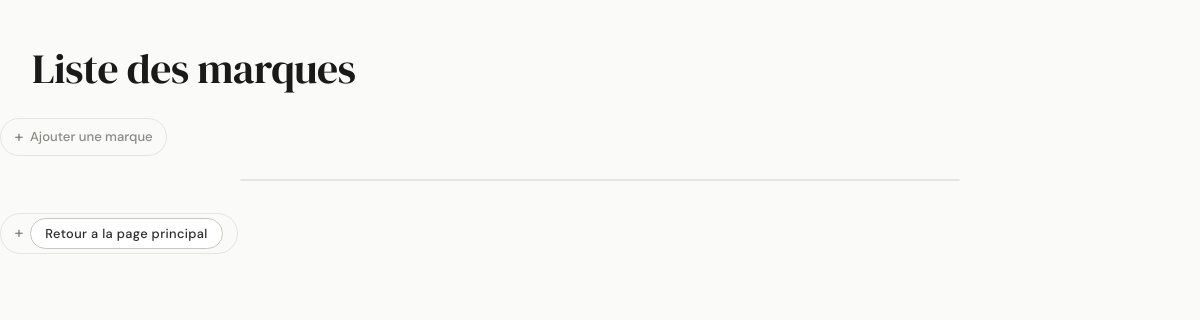
Page /vroumvroum/marque/ on the earlier database version.
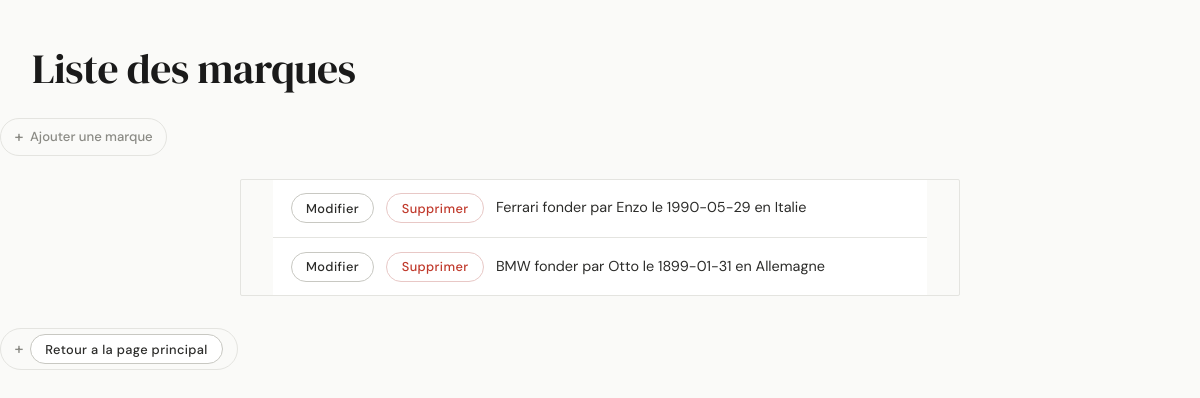
Same page on the later database version.
### vroumvroum/models.py (models this page shows)
class Marque(models.Model): #déclare la classe Livre héritant de la classe Model, classe de base des modèles
    nom = models.CharField(max_length=100) # défini un champs de type texte de 100 caractères maximum
    fondateur = models.CharField(max_length = 100)
    date_creation = models.DateField(blank=True, null = True) # champs de type date,pouvant être null ou ne pas être rempli
    pays_origine = models.CharField(max_length = 50)
    resume = models.TextField(null = True, blank = True) # champs de type text long
    def __str__(self):
        chaine = f"{self.nom} fonder par {self.fondateur} le {self.date_creation} en {self.pays_origine}"
        return chaine

### vroumvroum/views.py (the view)
# urls.py: path('marque/', views.all),
def all(request):
    Marque = list(models.Marque.objects.all())
    return render(request, "vroumvroum/marque/all.html", {"Marque": Marque})

### vroumvroum/templates/vroumvroum/marque/all.html (shortened to what this page needs)
<!DOCTYPE html>
<html lang="fr">
<head>
    {% load static %}
<link rel="stylesheet" href="{% static 'vroumvroum/style.css' %}">
</head>
<body>
    <h1>Liste des marques</h1>
    <a href="/vroumvroum/marque/ajoutmarque/">Ajouter une marque</a>
    <ul>
        {% for marque in Marque %}
            <li>
                <a href="/vroumvroum/marque/updatemarque/{{marque.id}}/"><button>Modifier</button></a>
                <a href="/vroumvroum/marque/deletemarque/{{marque.id}}/" onclick="return confirm('Supprimer cette marque ?')">
                    <button style="color: red;">Supprimer</button>
                </a>
                {{marque}}
            </li>
        {% endfor %}
    </ul>
    <a href="/vroumvroum/index/"><button>Retour a la page principal</button></a>
</body>
</html>

### vroumvroum/static/vroumvroum/style.css (style rules this page uses)
:root { --bg: #fafaf8; --surface: #ffffff; --border: #e4e4e0; --border-dark:#c8c8c2; --accent: #1a1a1a; --accent-soft:#f0f0ec; --text: #2c2c2a; --text-muted: #8a8a84; --danger: #c0392b; --font-head: 'DM Serif Display', serif; --font-body: 'DM Sans', sans-serif; --radius: 2px; --tr: 140ms ease; --max-w: 720px; }
*, *::before, *::after { box-sizing: border-box; margin: 0; padding: 0; }
html { scroll-behavior: smooth; }
body { background: var(--bg); color: var(--text); font-family: var(--font-body); font-size: 15px; font-weight: 400; line-height: 1.65; min-height: 100vh; }
body > * { max-width: var(--max-w); margin-left: auto; margin-right: auto; padding-left: 2rem; padding-right: 2rem; }
h1 { font-family: var(--font-head); font-size: clamp(1.8rem, 4vw, 2.6rem); font-weight: 400; color: var(--accent); letter-spacing: -.01em; margin: 2.8rem 0 1.6rem; line-height: 1.15; }
a { color: var(--accent); text-decoration: underline; text-decoration-color: var(--border-dark); text-underline-offset: 3px; transition: text-decoration-color var(--tr); }
h1 + a, h1 ~ a:not(li a):not(ul a) { display: inline-flex; align-items: center; gap: .4rem; font-size: .82rem; font-weight: 500; text-decoration: none; color: var(--text-muted); border: 1px solid var(--border); padding: .3rem .85rem; border-radius: 99px; margin-bottom: 1.4rem; transition: color var(--tr), border-color var(--tr), background var(--tr); }
h1 + a::before, h1 ~ a:not(li a):not(ul a)::before { content: '+'; font-size: 1rem; }
button, input[type="submit"] { font-family: var(--font-body); font-size: .8rem; font-weight: 500; letter-spacing: .03em; padding: .35rem .9rem; border: 1px solid var(--border-dark); background: var(--surface); color: var(--text); border-radius: 99px; cursor: pointer; transition: background var(--tr), border-color var(--tr), color var(--tr); white-space: nowrap; }
a[href*="delete"] button, button[style*="red"] { border-color: #e8c8c6 !important; color: var(--danger) !important; background: transparent; }
ul { list-style: none; display: flex; flex-direction: column; gap: 0; margin-bottom: 2rem; border: 1px solid var(--border); border-radius: var(--radius); overflow: hidden; }
ul li { display: flex; align-items: center; gap: .75rem; padding: .85rem 1.1rem; border-bottom: 1px solid var(--border); background: var(--surface); transition: background var(--tr); font-size: .9rem; }
ul li:last-child { border-bottom: none; }

Differences in the rows shown:
added Marque: nom+fondateur+date_creation "Ferrari fonder par Enzo le 1990-05-29 en Italie"
added Marque: nom+fondateur+date_creation "BMW fonder par Otto le 1899-01-31 en Allemagne"
